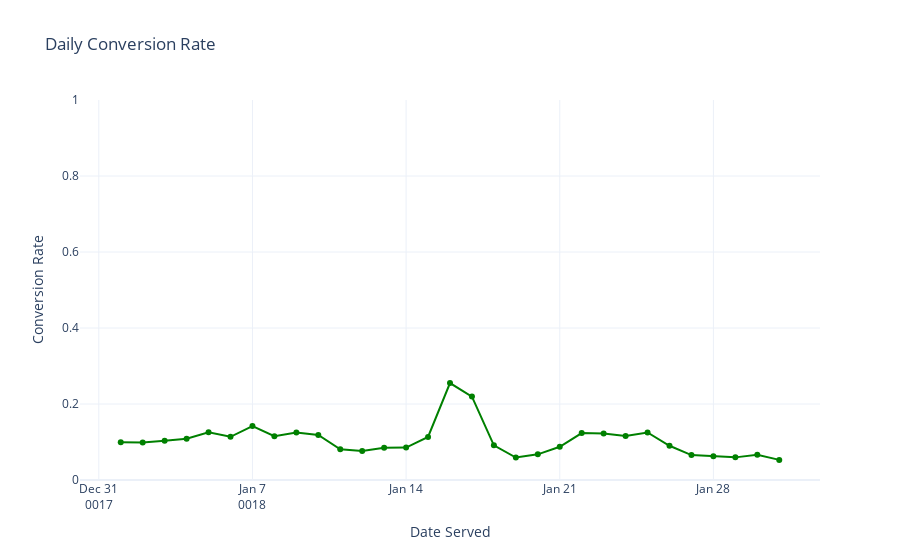

Notebook cell for this chart:
### Code cell
daily_conversion_rate = conversion_rate(marketing,'date_served')
print("Daily Conversion Rate: ", daily_conversion_rate, sep="\n")

fig = px.line(
    daily_conversion_rate.sort('date_served'), 
    x='date_served', 
    y='conversion_rate',
    title='Daily Conversion Rate',
    template='plotly_white',
    labels={'date_served': 'Date Served', 'conversion_rate': 'Conversion Rate'},
    markers=True,
)
fig.update_traces({'line_color':'green'})
fig.update_layout(yaxis=dict(range=[0, 1]))    
fig.show()

### Figure 1 — Plotly figure (JSON) as saved in the notebook; plotly's stock layout.template omitted (floating-point values rounded to 4 significant figures)
{"data": [{"hovertemplate": "Date Served=%{x}<br>Conversion Rate=%{y}<extra></extra>", "legendgroup": "", "line": {"color": "green", "dash": "solid"}, "marker": {"symbol": "circle"}, "mode": "lines+markers", "name": "", "orientation": "v", "showlegend": false, "x": ["0018-01-01T00:00:00", "0018-01-02T00:00:00", "0018-01-03T00:00:00", "0018-01-04T00:00:00", "0018-01-05T00:00:00", "0018-01-06T00:00:00", "0018-01-07T00:00:00", "0018-01-08T00:00:00", "0018-01-09T00:00:00", "0018-01-10T00:00:00", "0018-01-11T00:00:00", "0018-01-12T00:00:00", "0018-01-13T00:00:00", "0018-01-14T00:00:00", "0018-01-15T00:00:00", "0018-01-16T00:00:00", "0018-01-17T00:00:00", "0018-01-18T00:00:00", "0018-01-19T00:00:00", "0018-01-20T00:00:00", "0018-01-21T00:00:00", "0018-01-22T00:00:00", "0018-01-23T00:00:00", "0018-01-24T00:00:00", "0018-01-25T00:00:00", "0018-01-26T00:00:00", "0018-01-27T00:00:00", "0018-01-28T00:00:00", "0018-01-29T00:00:00", "0018-01-30T00:00:00", "0018-01-31T00:00:00"], "xaxis": "x", "y": [0.09945, 0.09893, 0.1034, 0.1084, 0.1254, 0.1136, 0.1418, 0.1154, 0.125, 0.1187, 0.08065, 0.07641, 0.08497, 0.08525, 0.1134, 0.2552, 0.2195, 0.09119, 0.05902, 0.06752, 0.08734, 0.1236, 0.1221, 0.1158, 0.125, 0.09009, 0.06563, 0.0625, 0.05956, 0.06625, 0.05294], "yaxis": "y", "type": "scatter"}], "layout": {"xaxis": {"anchor": "y", "domain": [0, 1], "title": {"text": "Date Served"}}, "yaxis": {"anchor": "x", "domain": [0, 1], "title": {"text": "Conversion Rate"}, "range": [0, 1]}, "legend": {"tracegroupgap": 0}, "title": {"text": "Daily Conversion Rate"}}}
